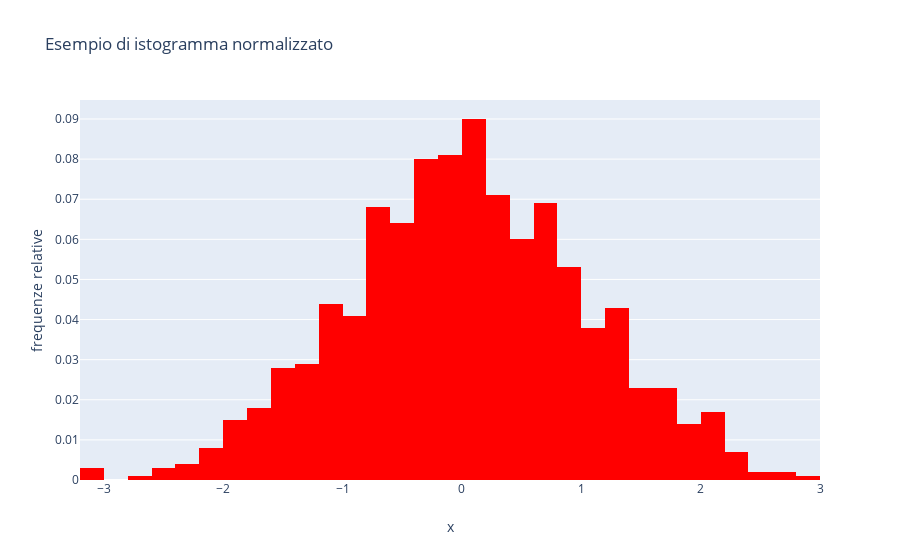

Here is the notebook cell this chart was saved with:
### Markdown cell above
### 2.3 (opzionale)

L'istogramma generato al punto precedente che rappresenta la distribuzione delle età degli utenti disoccupati non è ben visibile nella stessa figura dell'istogramma che rappresenta la distribuzione delle età degli utenti lavoratori poichè il numero di utenti disoccupati è molto piu' basso rispetto ai lavoratori. Di conseguenza, anche le barre dell'istogramma sono molto piu' basse rispetto alle barre dell'istogramma caratterizzante gli utenti lavoratori. In questo caso, sarebbe meglio "normalizzare" gli istogrammi, dove l'altezza delle barre non è la frequenza assoluta (numero di utenti in un intervallo di età), ma la frequenta relativa (frazione di utenti in un intervallo di età). La cella sotto mostra come generare un istogramma normalizzato (basta impostare l'attributo ``histnorm`` uguale a ``probability'`` quando si creare l'oggetto della classe ``go.Histogram``).

### Code cell
#Hint
x = np.random.randn(1000)

trace = go.Histogram(x = x, histnorm = 'probability', marker = dict(color = 'rgb(255,0,0)'))
layout = go.Layout(title = 'Esempio di istogramma normalizzato', xaxis = dict(title = 'x'), yaxis = dict(title = 'frequenze relative'))
fig = go.Figure([trace], layout)
py.iplot(fig)

### Figure 1 — Plotly figure (JSON) as saved in the notebook; plotly's stock layout.template omitted (floating-point values rounded to 4 significant figures; data arrays with more than 128 entries replaced by an {"elided": "..."} marker saying what was removed)
{"data": [{"histnorm": "probability", "marker": {"color": "rgb(255,0,0)"}, "type": "histogram", "x": {"elided": "1000 float values"}}], "layout": {"title": {"text": "Esempio di istogramma normalizzato"}, "xaxis": {"title": {"text": "x"}}, "yaxis": {"title": {"text": "frequenze relative"}}}}
